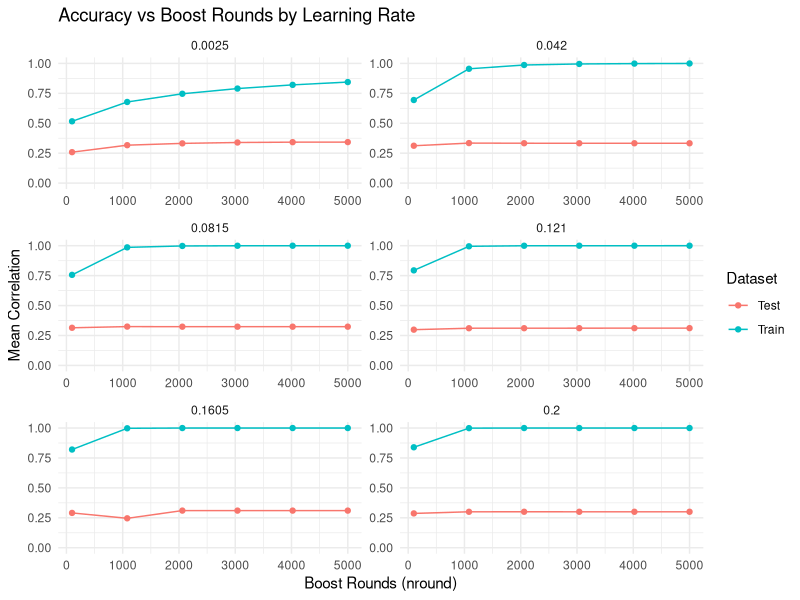

Write R code to recreate this figure.

# Plot Overfitting: 
# former name: TWR_DEFINITIVE_OVERFITTING_PLOT_all_traits_1.0.0.0.6.hetfix

library(dplyr)
library(tidyverse)  # data wrangling
library(viridis)    # color scales in heatmaps
library(ggplot2)  



#### ROW BIND ALL CORRELATION RESULTS ###
# Combine all correlation results into one data frame
correlation_results_TEST_GY <- read.csv("correlation_results_TEST_GY_36_model.csv")
correlation_results_TRAIN_GY <- read.csv("correlation_results_TRAIN_GY_36_model.csv")
correlation_results_TEST_TGW <- read.csv("correlation_results_TEST_TGW_36_model.csv")
correlation_results_TRAIN_TGW <- read.csv("correlation_results_TRAIN_TGW_36_model.csv")
correlation_results_TEST_GPC <- read.csv("correlation_results_TEST_GPC_36_model.csv")
correlation_results_TRAIN_GPC <- read.csv("correlation_results_TRAIN_GPC_36_model.csv")
correlation_results_TEST_HET <- read.csv("correlation_results_TEST_HET_36_model.csv")
correlation_results_TRAIN_HET <- read.csv("correlation_results_TRAIN_HET_36_model.csv")

# Combine all correlation results into one data frame
all_correlation_results_TEST <- bind_rows(
  correlation_results_TEST_GY %>% mutate(trait = "GY"),
  correlation_results_TEST_TGW %>% mutate(trait  = "TGW"),
correlation_results_TEST_GPC %>% mutate(trait = "GPC"),
  correlation_results_TEST_HET %>% mutate(trait = "HET")
)
all_correlation_results_TEST <- all_correlation_results_TEST %>% mutate(dataset = "Test")

all_correlation_results_TRAIN <- bind_rows(
  correlation_results_TRAIN_GY %>% mutate(trait =  "GY"),
  correlation_results_TRAIN_TGW %>% mutate(trait= "TGW"),
 correlation_results_TRAIN_GPC %>% mutate(trait = "GPC"),
  correlation_results_TRAIN_HET %>% mutate(trait = "HET")
)
all_correlation_results_TRAIN <- all_correlation_results_TRAIN %>% mutate(dataset = "Train")


# Combine the data frames
all_df <- bind_rows(all_correlation_results_TEST, all_correlation_results_TRAIN)

# Aggregate by eta (learning rate), nround (boost rounds), and dataset
agg_df <- all_df %>%
  group_by(eta, nround, dataset) %>%
  summarise(mean_correlation = mean(correlation), .groups = 'drop')


# 2. Faceted Line Plots (Train vs. Test by eta)


p1 <- ggplot(agg_df, aes(x = nround, y = mean_correlation, color = dataset)) +
  geom_line() +
  geom_point() +
  facet_wrap(~ eta, scales = "free", ncol  = 2) +
  labs(title = "Accuracy vs Boost Rounds by Learning Rate",
       x = "Boost Rounds (nround)",
       y = "Mean Correlation",
       color =  "Dataset") +
ylim(0, 1) +
  theme_minimal()

print(p1)